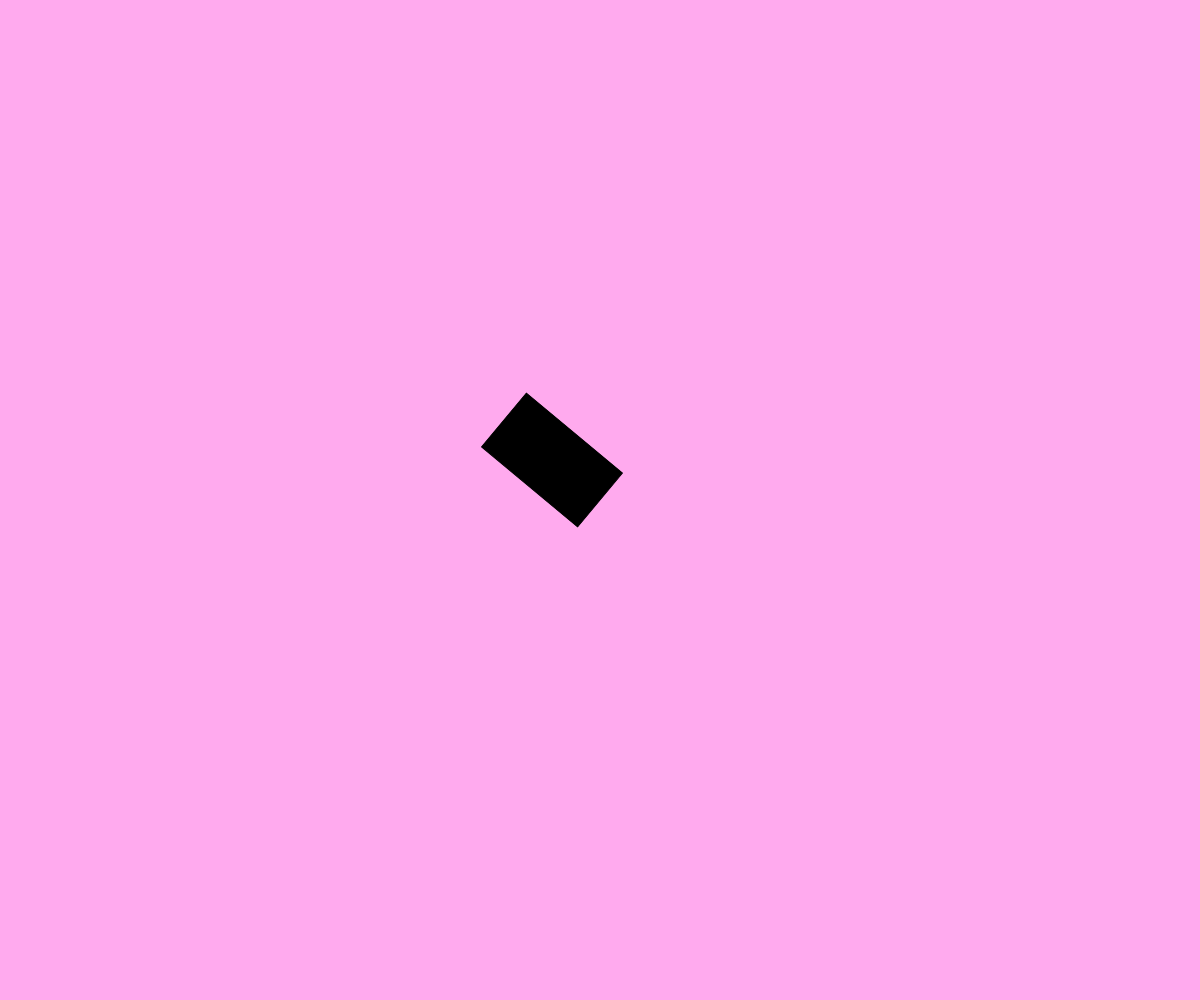
Frame 1 (no input)
Frame 60 (no input): identical to frame 1, image omitted
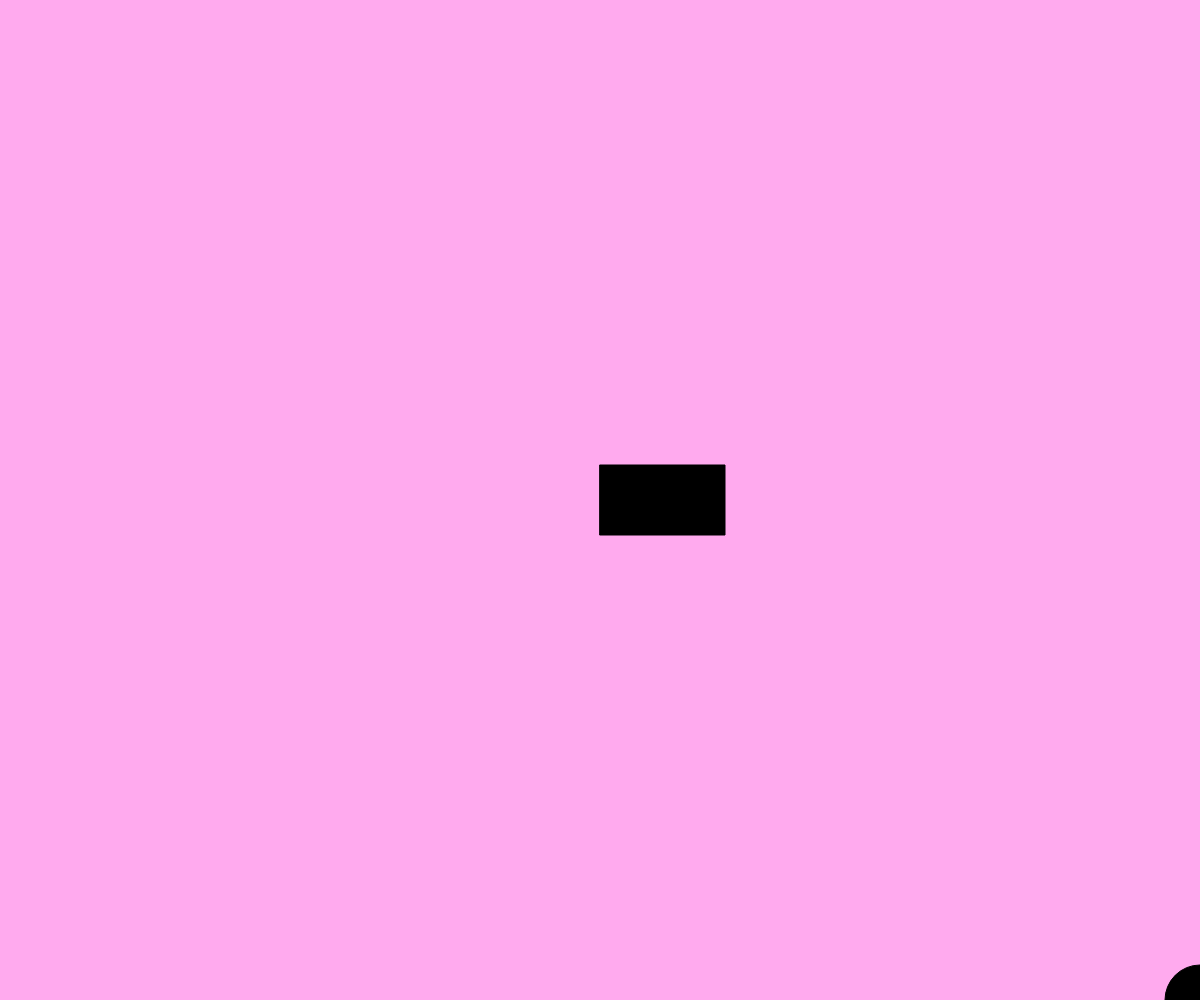
Frame 120 (the mouse pressed at the canvas centre since frame 60)

The p5.js sketch that drew these frames (run headless with seeded random() and noise() and a simulated clock; from frame 60 on, the mouse is pressed at the canvas centre):

// p5.js sketch
// ── sketch.js
let cannonX;
let r, g, b;
let cannonY;
let cannonWidth;
let cannonLength; 
let cannonAngle;
let bullets = [];
function setup() {
  createCanvas(windowWidth, windowHeight);

  cannonX = width/2;
  cannonY = height/2;
  cannonWidth = 70;
  cannonLength = 125;
  cannonAngle = 0;
}

function draw() {
  background('#fae');
  displayCannon();
  updateBullets();
  
}

function displayCannon() {
  push();
  translate(cannonX, cannonY);
  cannonAngle = atan2(mouseY - cannonY, mouseX - cannonX);
  rotate(cannonAngle);
  fill('black');
  rect(0, -cannonWidth/2, cannonLength, cannonWidth);
  fill('black');
  circle(width/2, height/2, cannonWidth);
  pop();
}

function mouseDragged() {
  r = random(255);
  g = random(255);
  b = random(255);
  fire();
}

function fire() {
  let thisBullet = {
    x: cannonX,
    y: cannonY,
    r: cannonWidth,
    angle: cannonAngle,
    speed: 2
  };
  bullets.push(thisBullet);
}

function updateBullets() {
  for (let thisBullet of bullets) {
    thisBullet.x += thisBullet.speed * cos(thisBullet.angle);
    thisBullet.y += thisBullet.speed * sin(thisBullet.angle);
    noStroke();
    fill(r, g, b);
    circle(thisBullet.x, thisBullet.y, thisBullet.r);
  }
}
